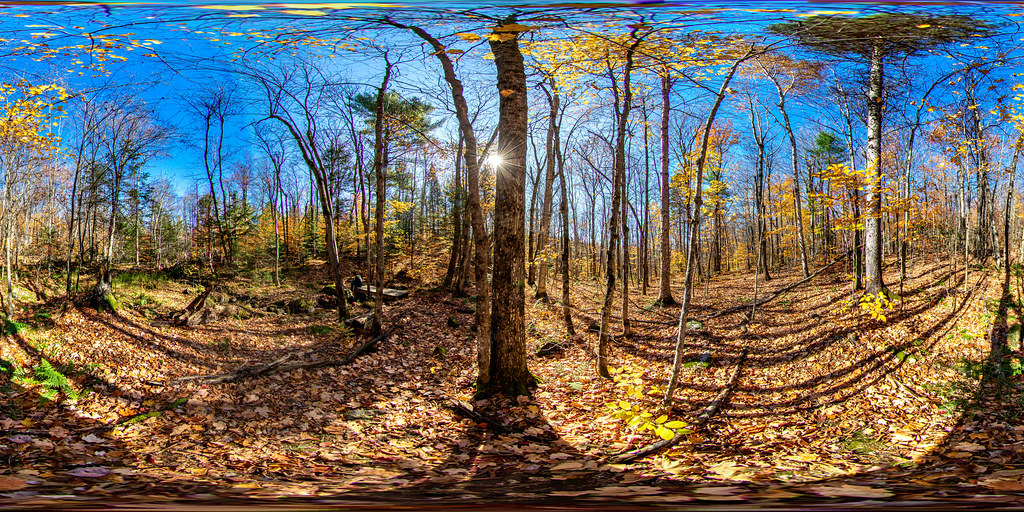
#> input picture tests/input/equirect.jpg, 1024 x 512 px
$ python tests_visual.py   (older library calls are emulated)
#> lines starting #> are read from the running program, lines starting #| are printed output that depends on the picture
### omnicv/omnicv.py
#!/usr/bin/env/python
import cv2
import numpy as np


def rmat(alpha,
         beta,
         gamma):

    rx = np.array(
        [
            [1, 0, 0],
            [0, np.cos(alpha * np.pi / 180), -np.sin(alpha * np.pi / 180)],
            [0, np.sin(alpha * np.pi / 180), np.cos(alpha * np.pi / 180)],
        ]
    )
    ry = np.array(
        [
            [np.cos(beta * np.pi / 180), 0, np.sin(beta * np.pi / 180)],
            [0, 1, 0],
            [-np.sin(beta * np.pi / 180), 0, np.cos(beta * np.pi / 180)],
        ]
    )
    rz = np.array(
        [
            [np.cos(gamma * np.pi / 180), -np.sin(gamma * np.pi / 180), 0],
            [np.sin(gamma * np.pi / 180), np.cos(gamma * np.pi / 180), 0],
            [0, 0, 1],
        ]
    )

    return np.matmul(rz, np.matmul(ry, rx))


class fisheyeImgConv:
    def __init__(self,
                 param_file_path=None
                 ):

        self.Hd = None
        self.Wd = None
        self.map_x = None
        self.map_y = None
        self.singleLens = False
        self.filePath = param_file_path

    def fisheye2equirect(self,
                         srcFrame,
                         outShape,
                         aperture=0,
                         delx=0,
                         dely=0,
                         radius=0,
                         edit_mode=False):

        inShape = srcFrame.shape[:2]
        self.Hs = inShape[0]
        self.Ws = inShape[1]
        self.Hd = outShape[0]
        self.Wd = outShape[1]
        self.map_x = np.zeros((self.Hd, self.Wd), np.float32)
        self.map_y = np.zeros((self.Hd, self.Wd), np.float32)

        self.Cx = (
            self.Ws // 2 - delx
        )  # This value needs to be tuned using the GUI for every new camera
        self.Cy = (
            self.Hs // 2 - dely
        )  # This value needs to be tuned using the GUI for every new camera

        if not radius:
            self.radius = min(inShape)
        else:
            self.radius = radius

        if not aperture:
            self.aperture = 385  # This value is determined using the GUI
        else:
            self.aperture = aperture

        if not edit_mode:
            f = open(self.filePath, "r")
            self.radius = int(f.readline())
            self.aperture = int(f.readline())
            delx = int(f.readline())
            dely = int(f.readline())
            f.close

        i, j = np.meshgrid(np.arange(0, int(self.Hd)),
                           np.arange(0, int(self.Wd)))
        xyz = np.zeros((self.Hd, self.Wd, 3))
        x, y, z = np.split(xyz, 3, axis=-1)

        x = (
            self.radius
            * np.cos((i * 1.0 / self.Hd - 0.5) * np.pi)
            * np.cos((j * 1.0 / self.Hd - 0.5) * np.pi)
        )
        y = (
            self.radius
            * np.cos((i * 1.0 / self.Hd - 0.5) * np.pi)
            * np.sin((j * 1.0 / self.Hd - 0.5) * np.pi)
        )
        z = self.radius * np.sin((i * 1.0 / self.Hd - 0.5) * np.pi)

        r = (
            2
            * np.arctan2(np.sqrt(x ** 2 + z ** 2), y)
            / np.pi
            * 180
            / self.aperture
            * self.radius
        )
        theta = np.arctan2(z, x)

        self.map_x = np.multiply(r, np.cos(theta)).T.astype(np.float32) + self.Cx
        self.map_y = np.multiply(r, np.sin(theta)).T.astype(np.float32) + self.Cy

        return cv2.remap(
            srcFrame,
            self.map_x,
            self.map_y,
            interpolation=cv2.INTER_LINEAR,
            borderMode=cv2.BORDER_CONSTANT,
        )

    # [474 lines left out: functions equirect2cubemap, cubemap2equirect, eqruirect2persp, cubemap2persp, equirect2Fisheye, not called in this run]

    def equirect2Fisheye_UCM(self,
                             img,
                             outShape,
                             f=50,
                             xi=1.2,
                             angles=[0, 0, 0]
                             ):

        self.Hd = outShape[0]
        self.Wd = outShape[1]
        self.f = f
        self.xi = xi

        Hs, Ws = img.shape[:2]

        self.Cx = self.Wd / 2.0
        self.Cy = self.Hd / 2.0

        x = np.linspace(0, self.Wd - 1, num=self.Wd, dtype=np.float32)
        y = np.linspace(0, self.Hd - 1, num=self.Hd, dtype=np.float32)

        x, y = np.meshgrid(range(self.Wd), range(self.Hd))
        xref = 1
        yref = 1

        self.fmin = (
            np.lib.scimath.sqrt(
                -(1 - self.xi ** 2) *
                 ((xref - self.Cx) ** 2 + (yref - self.Cy) ** 2)
            )
            * 1.0001
        )

        if self.xi ** 2 >= 1:
            self.fmin = np.real(self.fmin)
        else:
            self.fmin = np.imag(self.fmin)

        x_hat = (x - self.Cx) / self.f
        y_hat = (y - self.Cy) / self.f

        x2_y2_hat = x_hat ** 2 + y_hat ** 2

        omega = np.real(
            self.xi + np.lib.scimath.sqrt(1 + (1 - self.xi ** 2) * x2_y2_hat)
        ) / (x2_y2_hat + 1)

        Ps_x = omega * x_hat
        Ps_y = omega * y_hat
        Ps_z = omega - self.xi

        self.alpha = angles[0]
        self.beta = angles[1]
        self.gamma = angles[2]

        R = np.matmul(
            rmat(self.alpha, self.beta, self.gamma),
            np.matmul(rmat(0, -90, 45), rmat(0, 90, 90)),
        )

        Ps = np.stack((Ps_x, Ps_y, Ps_z), -1)
        Ps = np.matmul(Ps, R.T)

        Ps_x, Ps_y, Ps_z = np.split(Ps, 3, axis=-1)
        Ps_x = Ps_x[:, :, 0]
        Ps_y = Ps_y[:, :, 0]
        Ps_z = Ps_z[:, :, 0]

        theta = np.arctan2(Ps_y, Ps_x)
        phi = np.arctan2(Ps_z, np.sqrt(Ps_x ** 2 + Ps_y ** 2))

        a = 2 * np.pi / (Ws - 1)
        b = np.pi - a * (Ws - 1)
        self.map_x = (1.0 / a) * (theta - b)

        a = -np.pi / (Hs - 1)
        b = np.pi / 2
        self.map_y = (1.0 / a) * (phi - b)

        output = cv2.remap(
            img,
            self.map_x.astype(np.float32),
            self.map_y.astype(np.float32),
            cv2.INTER_CUBIC,
            borderMode=cv2.BORDER_WRAP,
        )

        if self.f < self.fmin:
            r = np.sqrt(np.abs(-(self.f ** 2) / (1 - self.xi ** 2)))
            mask = np.zeros_like(output[:, :, 0])
            mask = cv2.circle(
                mask, (int(self.Cx), int(self.Cy)), int(r), (255, 255, 255), -1
            )
            output = cv2.bitwise_and(output, output, mask=mask)

        return output

    def equirect2Fisheye_EUCM(self,
                              img,
                              outShape,
                              f=50,
                              a_=0.5,
                              b_=0.5,
                              angles=[0, 0, 0]
                              ):

        self.Hd = outShape[0]
        self.Wd = outShape[1]
        self.f = f
        self.a_ = a_
        self.b_ = b_

        Hs, Ws = img.shape[:2]

        self.Cx = self.Wd / 2.0
        self.Cy = self.Hd / 2.0

        x = np.linspace(0, self.Wd - 1, num=self.Wd, dtype=np.float32)
        y = np.linspace(0, self.Hd - 1, num=self.Hd, dtype=np.float32)

        x, y = np.meshgrid(range(self.Wd), range(self.Hd))
        xref = 1
        yref = 1

        self.fmin = (
            np.lib.scimath.sqrt(
                self.b_
                * (2 * self.a_ - 1)
                * ((xref - self.Cx) ** 2 + (yref - self.Cy) ** 2)
            )
            * 1.0001
        )
        # print(self.fmin)
        if np.real(self.fmin) <= 0:
            self.fmin = np.imag(self.fmin)

        # print(self.f)
        # print(self.fmin)

        mx = (x - self.Cx) / self.f
        my = (y - self.Cy) / self.f

        r_2 = mx ** 2 + my ** 2

        mz = np.real(
            (1 - self.b_ * self.a_ * self.a_ * r_2)
            / (
                self.a_ * np.lib.scimath.sqrt(1 - (2 * self.a_ - 1) *
                                              self.b_ * r_2)
                + (1 - self.a_)
            )
        )

        coef = 1 / np.sqrt(mx ** 2 + my ** 2 + mz ** 2)

        Ps_x = mx * coef
        Ps_y = my * coef
        Ps_z = mz * coef

        self.alpha = angles[0]
        self.beta = angles[1]
        self.gamma = angles[2]

        R = np.matmul(
            rmat(self.alpha, self.beta, self.gamma),
            np.matmul(rmat(0, -90, 45), rmat(0, 90, 90)),
        )

        Ps = np.stack((Ps_x, Ps_y, Ps_z), -1)
        Ps = np.matmul(Ps, R.T)

        Ps_x, Ps_y, Ps_z = np.split(Ps, 3, axis=-1)
        Ps_x = Ps_x[:, :, 0]
        Ps_y = Ps_y[:, :, 0]
        Ps_z = Ps_z[:, :, 0]

        theta = np.arctan2(Ps_y, Ps_x)
        phi = np.arctan2(Ps_z, np.sqrt(Ps_x ** 2 + Ps_y ** 2))

        a = 2 * np.pi / (Ws - 1)
        b = np.pi - a * (Ws - 1)
        self.map_x = (1.0 / a) * (theta - b)

        a = -np.pi / (Hs - 1)
        b = np.pi / 2
        self.map_y = (1.0 / a) * (phi - b)

        output = cv2.remap(
            img,
            self.map_x.astype(np.float32),
            self.map_y.astype(np.float32),
            cv2.INTER_CUBIC,
            borderMode=cv2.BORDER_WRAP,
        )

        if self.f < self.fmin:
            r = np.sqrt(np.abs((self.f ** 2) / (self.b_ * (2 * self.a_ - 1))))
            mask = np.zeros_like(output[:, :, 0])
            mask = cv2.circle(
                mask, (int(self.Cx), int(self.Cy)), int(r), (255, 255, 255), -1
            )
            output = cv2.bitwise_and(output, output, mask=mask)

        return output

    def equirect2Fisheye_FOV(self,
                             img,
                             outShape,
                             f=50,
                             w_=0.5,
                             angles=[0, 0, 0]
                             ):

        self.Hd = outShape[0]
        self.Wd = outShape[1]
        self.f = f
        self.w_ = w_

        Hs, Ws = img.shape[:2]

        self.Cx = self.Wd / 2.0
        self.Cy = self.Hd / 2.0

        x = np.linspace(0, self.Wd - 1, num=self.Wd, dtype=np.float32)
        y = np.linspace(0, self.Hd - 1, num=self.Hd, dtype=np.float32)

        x, y = np.meshgrid(range(self.Wd), range(self.Hd))

        mx = (x - self.Cx) / self.f
        my = (y - self.Cy) / self.f

        rd = np.sqrt(mx ** 2 + my ** 2)

        Ps_x = mx * np.sin(rd * self.w_) / (2 * rd * np.tan(self.w_ / 2))
        Ps_y = my * np.sin(rd * self.w_) / (2 * rd * np.tan(self.w_ / 2))
        Ps_z = np.cos(rd * self.w_)

        self.alpha = angles[0]
        self.beta = angles[1]
        self.gamma = angles[2]

        R = np.matmul(
            rmat(self.alpha, self.beta, self.gamma),
            np.matmul(rmat(0, -90, 45), rmat(0, 90, 90)),
        )

        Ps = np.stack((Ps_x, Ps_y, Ps_z), -1)
        Ps = np.matmul(Ps, R.T)

        Ps_x, Ps_y, Ps_z = np.split(Ps, 3, axis=-1)
        Ps_x = Ps_x[:, :, 0]
        Ps_y = Ps_y[:, :, 0]
        Ps_z = Ps_z[:, :, 0]

        theta = np.arctan2(Ps_y, Ps_x)
        phi = np.arctan2(Ps_z, np.sqrt(Ps_x ** 2 + Ps_y ** 2))

        a = 2 * np.pi / (Ws - 1)
        b = np.pi - a * (Ws - 1)
        self.map_x = (1.0 / a) * (theta - b)

        a = -np.pi / (Hs - 1)
        b = np.pi / 2
        self.map_y = (1.0 / a) * (phi - b)

        output = cv2.remap(
            img,
            self.map_x.astype(np.float32),
            self.map_y.astype(np.float32),
            cv2.INTER_CUBIC,
            borderMode=cv2.BORDER_WRAP,
        )

        return output

    def equirect2Fisheye_DS(self,
                            img,
                            outShape,
                            f=50,
                            a_=0.5,
                            xi_=0.5,
                            angles=[0, 0, 0]
                            ):

        self.Hd = outShape[0]
        self.Wd = outShape[1]
        self.f = f
        self.a_ = a_
        self.xi_ = xi_

        Hs, Ws = img.shape[:2]

        self.Cx = self.Wd / 2.0
        self.Cy = self.Hd / 2.0

        x = np.linspace(0, self.Wd - 1, num=self.Wd, dtype=np.float32)
        y = np.linspace(0, self.Hd - 1, num=self.Hd, dtype=np.float32)

        x, y = np.meshgrid(range(self.Wd), range(self.Hd))
        xref = 1
        yref = 1

        self.fmin = np.sqrt(np.abs((2 * self.a_ - 1) *
                            ((xref - self.Cx) ** 2 + (yref - self.Cy) ** 2))
                            )

        mx = (x - self.Cx) / self.f
        my = (y - self.Cy) / self.f

        r_2 = mx ** 2 + my ** 2

        mz = np.real(
            (1 - self.a_ * self.a_ * r_2)
            / (self.a_ * np.lib.scimath.sqrt(1 - (2 * self.a_ - 1) * r_2) +
               1 - self.a_)
        )

        omega = np.real(
            (mz * self.xi_ + np.lib.scimath.sqrt(mz ** 2 +
                                                 (1 - self.xi_ ** 2) * r_2))
            / (mz ** 2 + r_2)
        )

        Ps_x = omega * mx
        Ps_y = omega * my
        Ps_z = omega * mz - self.xi_

        self.alpha = angles[0]
        self.beta = angles[1]
        self.gamma = angles[2]

        R = np.matmul(
            rmat(self.alpha, self.beta, self.gamma),
            np.matmul(rmat(0, -90, 45), rmat(0, 90, 90)),
        )

        Ps = np.stack((Ps_x, Ps_y, Ps_z), -1)
        Ps = np.matmul(Ps, R.T)

        Ps_x, Ps_y, Ps_z = np.split(Ps, 3, axis=-1)
        Ps_x = Ps_x[:, :, 0]
        Ps_y = Ps_y[:, :, 0]
        Ps_z = Ps_z[:, :, 0]

        theta = np.arctan2(Ps_y, Ps_x)
        phi = np.arctan2(Ps_z, np.sqrt(Ps_x ** 2 + Ps_y ** 2))

        a = 2 * np.pi / (Ws - 1)
        b = np.pi - a * (Ws - 1)
        self.map_x = (1.0 / a) * (theta - b)

        a = -np.pi / (Hs - 1)
        b = np.pi / 2
        self.map_y = (1.0 / a) * (phi - b)

        output = cv2.remap(
            img,
            self.map_x.astype(np.float32),
            self.map_y.astype(np.float32),
            cv2.INTER_CUBIC,
            borderMode=cv2.BORDER_WRAP,
        )

        if self.f < self.fmin:
            r = np.sqrt(np.abs((self.f ** 2) / (2 * self.a_ - 1)))
            mask = np.zeros_like(output[:, :, 0])
            mask = cv2.circle(
                mask, (int(self.Cx), int(self.Cy)), int(r), (255, 255, 255), -1
            )
            output = cv2.bitwise_and(output, output, mask=mask)

        return output

    # [120 lines left out: function applyMap, not called in this run]

### tests/tests_visual.py
#!/usr/bin/env/python

import cv2
import numpy as np
import math
import time
import sys
import os
from omnicv import fisheyeImgConv

print("\n\n########################################################\n")
print("Running visual tests for python library ....")

mapper = fisheyeImgConv()

cv2.namedWindow("output image and reference image", cv2.WINDOW_NORMAL)
cv2.resizeWindow("output image and reference image", 800, 400)

img_path = "./input/equirect.jpg"
assert os.path.isfile(
    img_path
), "Wrong path... Run the tests.py code after changing the directory inside test folder"

equiRect = cv2.imread(img_path)
#> equiRect is the input picture: shape (512, 1024, 3); mean B, G, R 98.5, 107, 110.7
outShape = [250, 250]
inShape = equiRect.shape[:2]
#> inShape = (512, 1024)

print("[1] Testing equirect2Fisheye_UCM method ...")
fisheye = mapper.equirect2Fisheye_UCM(equiRect, outShape=outShape, xi=0.5)
img_path = "./outputs/UCM_out.jpg"
cv2.imshow(
    "output image and reference image", np.hstack((fisheye, cv2.imread(img_path)))
)
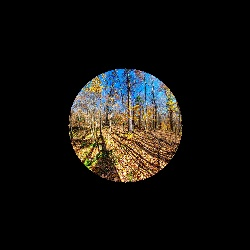
#> input picture tests/outputs/UCM_out.jpg, 250 x 250 px
cv2.waitKey(0)
assert os.path.isfile(img_path), "Output reference image not present"
assert fisheye.shape[:2] == (
    250,
    250,
), "Output dimensions for generated fisheye image do not match !"

print("[2] Testing equirect2Fisheye_EUCM method ...")
fisheye = mapper.equirect2Fisheye_EUCM(
    equiRect, outShape=[250, 250], f=100, a_=0.4, b_=2, angles=[0, 0, 0]
)
img_path = "./outputs/EUCM_out.jpg"
cv2.imshow(
    "output image and reference image", np.hstack((fisheye, cv2.imread(img_path)))
)
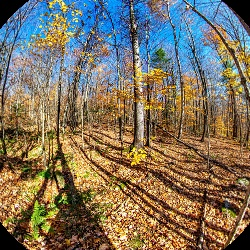
#> input picture tests/outputs/EUCM_out.jpg, 250 x 250 px
cv2.waitKey(0)
assert os.path.isfile(img_path), "Output reference image not present"
assert fisheye.shape[:2] == (
    250,
    250,
), "Output dimensions for generated fisheye image do not match !"

print("[3] Testing equirect2Fisheye_FOV method ...")
fisheye = mapper.equirect2Fisheye_FOV(
    equiRect, outShape=[250, 250], f=40, w_=0.5, angles=[0, 0, 0]
)
img_path = "./outputs/FOV_out.jpg"
cv2.imshow(
    "output image and reference image", np.hstack((fisheye, cv2.imread(img_path)))
)
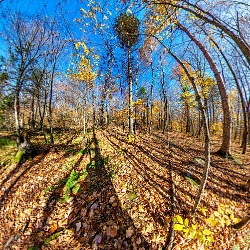
#> input picture tests/outputs/FOV_out.jpg, 250 x 250 px
cv2.waitKey(0)
assert os.path.isfile(img_path), "Output reference image not present"
assert fisheye.shape[:2] == (
    250,
    250,
), "Output dimensions for generated fisheye image do not match !"

print("[4] Testing equirect2Fisheye_DS method ...")
fisheye = mapper.equirect2Fisheye_DS(
    equiRect, outShape=[250, 250], f=90, a_=0.4, xi_=0.8, angles=[0, 0, 0]
)
img_path = "./outputs/DS_out.jpg"
cv2.imshow(
    "output image and reference image", np.hstack((fisheye, cv2.imread(img_path)))
)
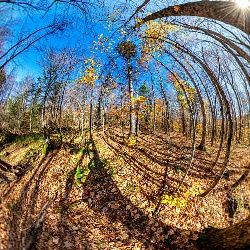
#> input picture tests/outputs/DS_out.jpg, 250 x 250 px
cv2.waitKey(0)
assert os.path.isfile(img_path), "Output reference image not present"
assert fisheye.shape[:2] == (
    250,
    250,
), "Output dimensions for generated fisheye image do not match !"

param_file_path = "./input/fisheyeParams.txt"
assert os.path.isfile(param_file_path), "fisheyeParams.txt file not present"

img_path = "./input/fisheye.jpg"
assert os.path.isfile(img_path), "fisheye.jpg image not present"

fisheye = cv2.imread(img_path)
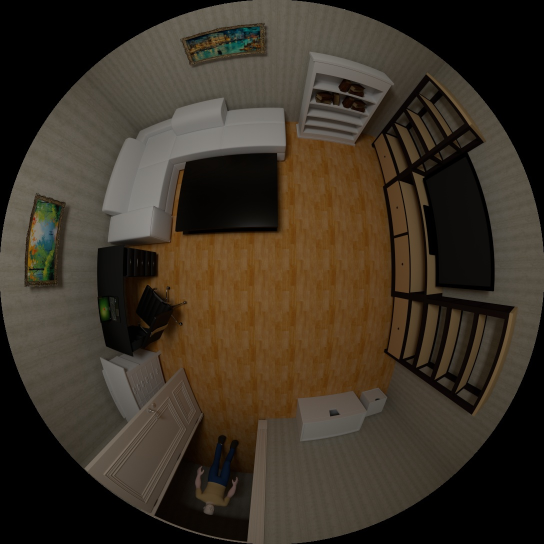
#> input picture tests/input/fisheye.jpg, 1088 x 1088 px (shown at 1/2 size)
#> fisheye is the input picture: shape (1088, 1088, 3); mean B, G, R 37.6, 49.9, 59.2
outShape = [200, 400]
inShape = fisheye.shape[:2]
#> inShape = (1088, 1088)

print("[5] Testing fisheye2equirect method for mode=1...")
mapper = fisheyeImgConv(param_file_path)
equiRect = mapper.fisheye2equirect(fisheye, outShape)
#> (reads tests/input/fisheyeParams.txt from the repository)
#> in fisheye2equirect, `self.map_x = np.multiply(r, np.cos(theta)).T.astype(np.float32) + self..`:
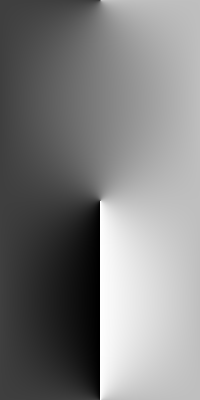
#> theta: shape (400, 200) float64; min -3.13, max 3.14, mean -3.93e-05; drawn with min black and max white
#> in fisheye2equirect, `return cv2.remap( srcFrame, self.map_x, self.map_y, interpolation=cv2...`:
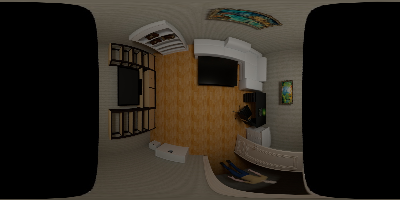
#> returned value: shape (200, 400, 3); mean of channels 0, 1, 2 27.3, 35.1, 40.7; drawn as B, G, R
img_path = "./outputs/f2e_out.jpg"
cv2.imshow(
#> (the run stopped early here; a loop or call above may not have finished)
